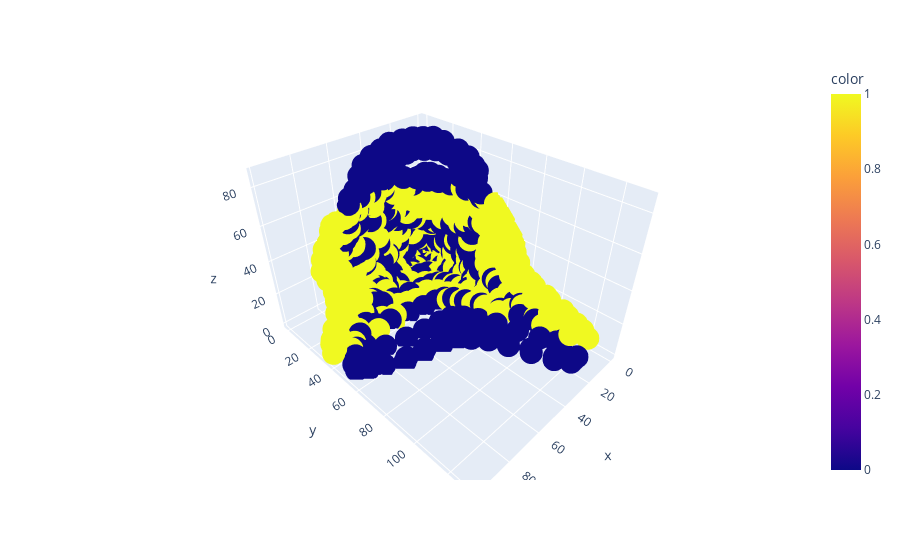

Notebook code cell kept with this figure:
### Code cell
fig = px.scatter_3d(x=encoded_img[:, 0], y=encoded_img[:, 1],z=encoded_img[:, 2], color=labels[60001:])
fig.show()

### Figure 1 — Plotly figure (JSON) as saved in the notebook; plotly's stock layout.template omitted (floating-point values rounded to 4 significant figures; data arrays with more than 128 entries replaced by an {"elided": "..."} marker saying what was removed)
{"data": [{"hovertemplate": "x=%{x}<br>y=%{y}<br>z=%{z}<br>color=%{marker.color}<extra></extra>", "legendgroup": "", "marker": {"color": {"elided": "9999 int values"}, "coloraxis": "coloraxis", "symbol": "circle"}, "mode": "markers", "name": "", "scene": "scene", "showlegend": false, "type": "scatter3d", "x": {"elided": "9999 float values"}, "y": {"elided": "9999 float values"}, "z": {"elided": "9999 float values"}}], "layout": {"coloraxis": {"colorbar": {"title": {"text": "color"}}, "colorscale": [[0, "#0d0887"], [0.1111, "#46039f"], [0.2222, "#7201a8"], [0.3333, "#9c179e"], [0.4444, "#bd3786"], [0.5556, "#d8576b"], [0.6667, "#ed7953"], [0.7778, "#fb9f3a"], [0.8889, "#fdca26"], [1, "#f0f921"]]}, "legend": {"tracegroupgap": 0}, "margin": {"t": 60}, "scene": {"domain": {"x": [0, 1], "y": [0, 1]}, "xaxis": {"title": {"text": "x"}}, "yaxis": {"title": {"text": "y"}}, "zaxis": {"title": {"text": "z"}}}}}
